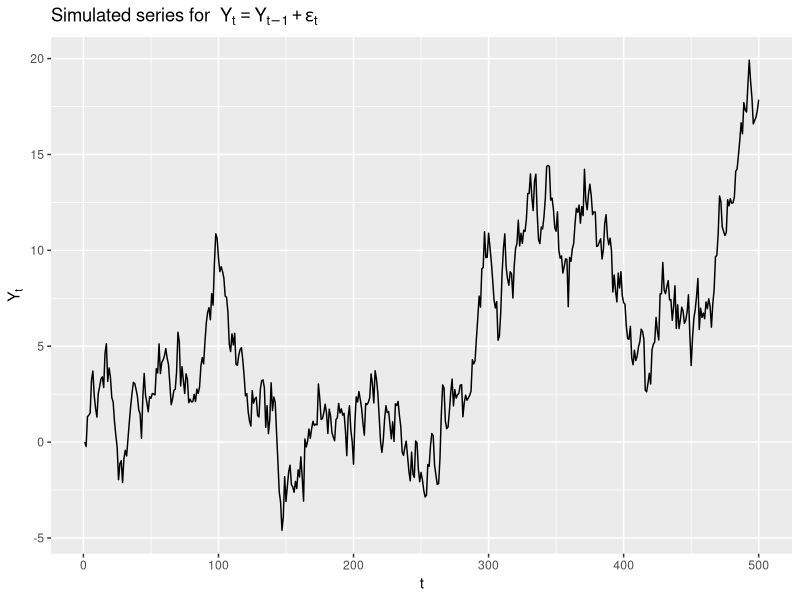
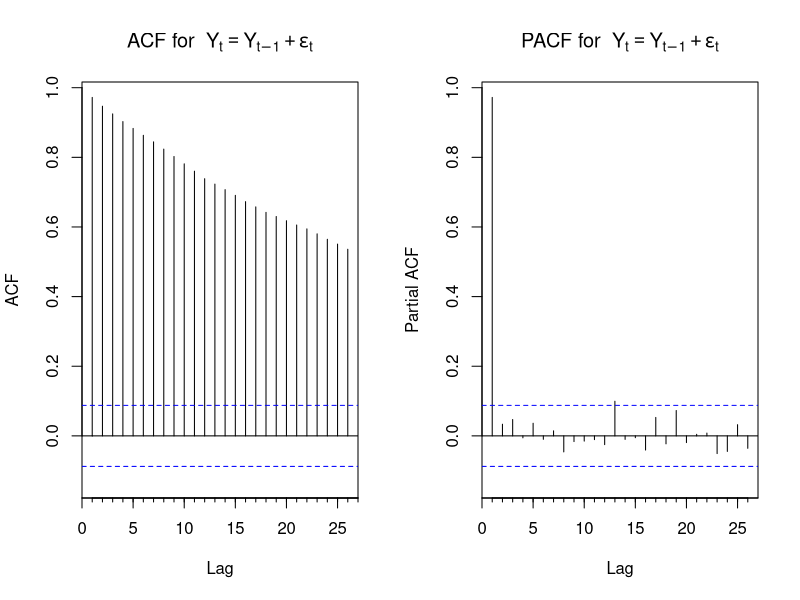

Recreate these plots in R, in order.
library(ggplot2)
library(forecast)

# Set seed for reproducibility
set.seed(123)
folder <- c("/Users/sunjiajing/Desktop/Hong2020/advance time series analysis -20240328/R_code/advanced-time-series-chapter1")
setwd(folder)

# Simulate Random Walk process
n_samples <- 500
Y <- rep(0, n_samples) 
epsilon <- rnorm(n_samples, 0, 1)

# For a random walk model, the previous state's weight is not needed, thus alpha is set to 1
for (t in 2:n_samples) {
  Y[t] <- Y[t-1] + epsilon[t] # Changed y to Y
}

# Time series plot
ts_plot <- ggplot(data.frame(t=1:n_samples, Y=Y), aes(x=t, y=Y)) +  
  geom_line() +
  ggtitle(expression("Simulated series for "~Y[t]==Y[t-1]+epsilon[t])) +  
  xlab("t") + ylab(expression(Y[t])) # Changed y to Y in ylab

# Save time series plot as PNG
ggsave("random_walk_plot.png", ts_plot, width = 7, height = 5)

# ACF and PACF plot
png("rw_acf_pacf_plot.png", width = 14, height = 7, units = "in", res = 300)
par(mfrow=c(1, 2))
Acf(Y, main=expression("ACF for " ~ Y[t] ==  Y[t-1] + epsilon[t])) 
Pacf(Y, main=expression("PACF for " ~ Y[t] ==  Y[t-1] + epsilon[t])) 
dev.off()
